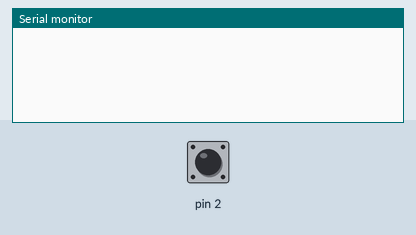
The sketch below on a simulated Arduino Uno, built with avr-gcc and run on an emulated ATmega328P. On the bench: the last lines printed to the serial monitor. Inputs (shaded band) come from the test bench; at power-on: pin 2 LOW.

Above: at 1.2 s.
1.3 s: pin 2 driven HIGH
At 2.2 s:
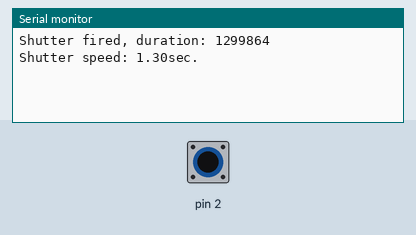
2.8 s: pin 2 pulsed LOW 2 times (0.12 s each, 0.3 s apart)
At 4.4 s:
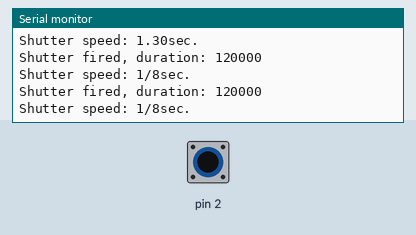

Measured:
- after the input at 1.3 s, the serial monitor: prints a new line at once (image 1)
- after the input at 2.8 s, the serial monitor: prints a new line after 0.12 s (image 2)

The sketch:

ShutterMeter-laser.ino
```cpp
/***************************************************
 *    SHUTTER METER PROTOTYPE
 *
 *    Author: Spazio Chirale
 *    Version: 1.0
 *    Chinese cheap laser pointer always on and laser sensor on PIN 2 Arduino UNO
 *
 */

volatile int shutterClose=0;
volatile int shutterOpen=0;
volatile unsigned long now, tOpen, tClose, elapsed;

// ISR
void shutterEvent(){
  now=micros();
  if(digitalRead(2)) shutterClose=1;
  else shutterOpen=1;
}

void setup() {
  Serial.begin(9600);
  attachInterrupt(digitalPinToInterrupt(2), shutterEvent, CHANGE);

}

void loop() {
  if (shutterOpen) {
  tOpen=now;
  shutterOpen=0;
}
if (shutterClose) {
  tClose=now;
  shutterClose=0;
  elapsed = tClose - tOpen;
  Serial.print("Shutter fired, duration: ");
  Serial.println(elapsed);
  Serial.print("Shutter speed: ");
  if (elapsed < 1000000) {
    Serial.print("1/");
    Serial.print(1000000/elapsed);
  }
  else Serial.print(float(elapsed)/1000000);
  Serial.println("sec.");


}


}
```
